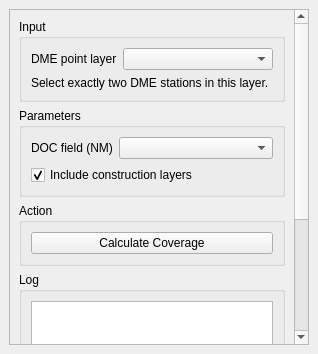
<?xml version="1.0" encoding="UTF-8"?>
<ui version="4.0">
 <class>QPANSOPYDMEDMECoverageDockWidgetBase</class>
 <widget class="QDockWidget" name="QPANSOPYDMEDMECoverageDockWidgetBase">
  <property name="windowTitle">
   <string>QPANSOPY - DME/DME Coverage Assessment</string>
  </property>
  <widget class="QWidget" name="dockWidgetContents">
   <layout class="QVBoxLayout" name="dockLayout">
    <item>
     <widget class="QScrollArea" name="formScrollArea">
      <property name="widgetResizable"><bool>true</bool></property>
      <property name="verticalScrollBarPolicy"><enum>Qt::ScrollBarAsNeeded</enum></property>
      <widget class="QWidget" name="formContents">
       <property name="geometry"><rect><x>0</x><y>0</y><width>300</width><height>500</height></rect></property>
       <layout class="QVBoxLayout" name="verticalLayout">
        <item>
         <widget class="QGroupBox" name="inputGroupBox">
          <property name="title"><string>Input</string></property>
          <layout class="QFormLayout" name="inputLayout">
           <item row="0" column="0"><widget class="QLabel" name="dmeLayerLabel"><property name="text"><string>DME point layer</string></property></widget></item>
           <item row="0" column="1"><widget class="QgsMapLayerComboBox" name="dmeLayerComboBox"/></item>
           <item row="1" column="0" colspan="2"><widget class="QLabel" name="selectionHintLabel"><property name="text"><string>Select exactly two DME stations in this layer.</string></property><property name="wordWrap"><bool>true</bool></property></widget></item>
          </layout>
         </widget>
        </item>
        <item>
         <widget class="QGroupBox" name="parametersGroupBox">
          <property name="title"><string>Parameters</string></property>
          <layout class="QFormLayout" name="parametersLayout">
           <item row="0" column="0"><widget class="QLabel" name="docFieldLabel"><property name="text"><string>DOC field (NM)</string></property></widget></item>
           <item row="0" column="1"><widget class="QComboBox" name="docFieldComboBox"/></item>
           <item row="1" column="0" colspan="2"><widget class="QCheckBox" name="constructionCheckBox"><property name="text"><string>Include construction layers</string></property><property name="checked"><bool>true</bool></property></widget></item>
          </layout>
         </widget>
        </item>
        <item>
         <widget class="QGroupBox" name="actionGroupBox">
          <property name="title"><string>Action</string></property>
          <layout class="QVBoxLayout" name="actionLayout">
           <item><widget class="QPushButton" name="calculateButton"><property name="text"><string>Calculate Coverage</string></property></widget></item>
          </layout>
         </widget>
        </item>
        <item>
         <widget class="QGroupBox" name="logGroupBox">
          <property name="title"><string>Log</string></property>
          <layout class="QVBoxLayout" name="logLayout">
           <item><widget class="QTextEdit" name="logTextEdit"><property name="minimumSize"><size><width>0</width><height>90</height></size></property><property name="readOnly"><bool>true</bool></property></widget></item>
          </layout>
         </widget>
        </item>
        <item><spacer name="verticalSpacer"><property name="orientation"><enum>Qt::Vertical</enum></property><property name="sizeHint" stdset="0"><size><width>20</width><height>20</height></size></property></spacer></item>
       </layout>
      </widget>
     </widget>
    </item>
   </layout>
  </widget>
 </widget>
 <customwidgets>
  <customwidget><class>QgsMapLayerComboBox</class><extends>QComboBox</extends><header>qgsmaplayercombobox.h</header></customwidget>
 </customwidgets>
 <resources/>
 <connections/>
</ui>
